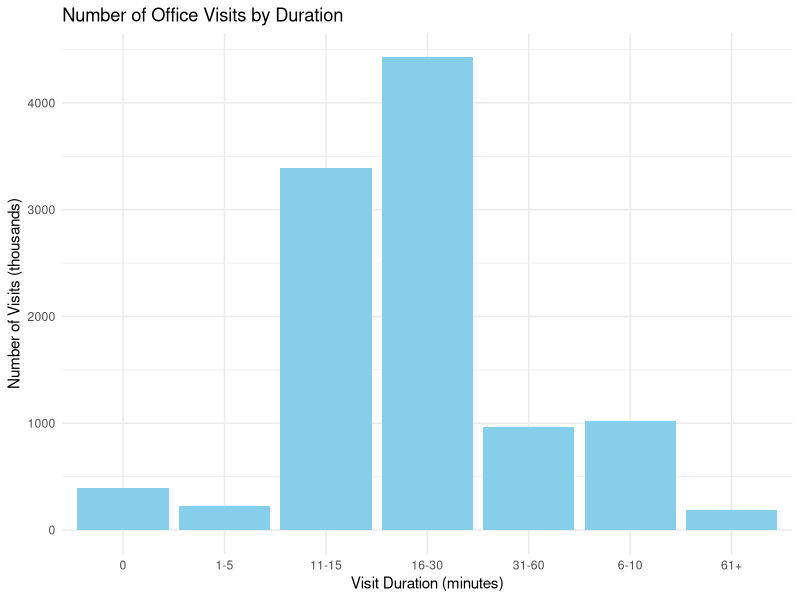

The R source for this figure:
## ---- chunk 1
# load the data into a dataframe
duration <- c("0", "1-5", "6-10", "11-15", "16-30", "31-60", "61+")
visits <- c(390, 227, 1023, 3390, 4431, 968, 185)
cardio_data <- data.frame(Duration = duration, Visits = visits)

# Calcuate the mode (category with the max number of visits)
max_visits <- max(cardio_data$Visits)
mode_category <- cardio_data$Duration[which(cardio_data$Visits == max_visits)]

# Print the mode
cat("The mode (most frequent duration) is:", mode_category, "minutes\n")

# Create a bar chart
library(ggplot2)
ggplot(cardio_data, aes(x = Duration, y = Visits)) +
  geom_bar(stat = "identity", fill = "skyblue") +
  labs(title = "Number of Office Visits by Duration",
       x = "Visit Duration (minutes)",
       y = "Number of Visits (thousands)") +
  theme_minimal()

# Show the summary Table
knitr::kable(cardio_data, caption = "Summary of Office Visits by Duration")
